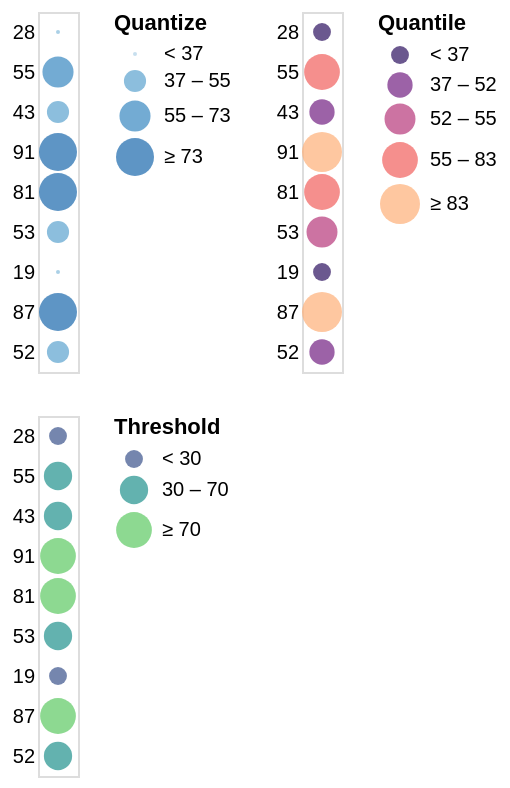

The specification (Vega-Lite) saved for this image:
### Vega-Lite specification from a JSON file in a GitHub repository (floating-point values rounded to 4 significant figures)
{"$schema": "https://vega.github.io/schema/vega-lite/v5.json", "description": "Horizontally concatenated charts that show different types of discretizing scales.", "data": {"values": [{"a": "A", "b": 28}, {"a": "B", "b": 55}, {"a": "C", "b": 43}, {"a": "D", "b": 91}, {"a": "E", "b": 81}, {"a": "F", "b": 53}, {"a": "G", "b": 19}, {"a": "H", "b": 87}, {"a": "I", "b": 52}]}, "columns": 2, "concat": [{"mark": "circle", "encoding": {"y": {"field": "b", "type": "nominal", "sort": null, "axis": {"ticks": false, "domain": false, "title": null}}, "size": {"field": "b", "type": "quantitative", "scale": {"type": "quantize"}}, "color": {"field": "b", "type": "quantitative", "scale": {"type": "quantize", "zero": true}, "legend": {"title": "Quantize"}}}}, {"mark": "circle", "encoding": {"y": {"field": "b", "type": "nominal", "sort": null, "axis": {"ticks": false, "domain": false, "title": null}}, "size": {"field": "b", "type": "quantitative", "scale": {"type": "quantile", "range": [80, 160, 240, 320, 400]}}, "color": {"field": "b", "type": "quantitative", "scale": {"type": "quantile", "scheme": "magma"}, "legend": {"format": "d", "title": "Quantile"}}}}, {"mark": "circle", "encoding": {"y": {"field": "b", "type": "nominal", "sort": null, "axis": {"ticks": false, "domain": false, "title": null}}, "size": {"field": "b", "type": "quantitative", "scale": {"type": "threshold", "domain": [30, 70], "range": [80, 200, 320]}}, "color": {"field": "b", "type": "quantitative", "scale": {"type": "threshold", "domain": [30, 70], "scheme": "viridis"}, "legend": {"title": "Threshold"}}}}], "resolve": {"scale": {"color": "independent", "size": "independent"}}}
